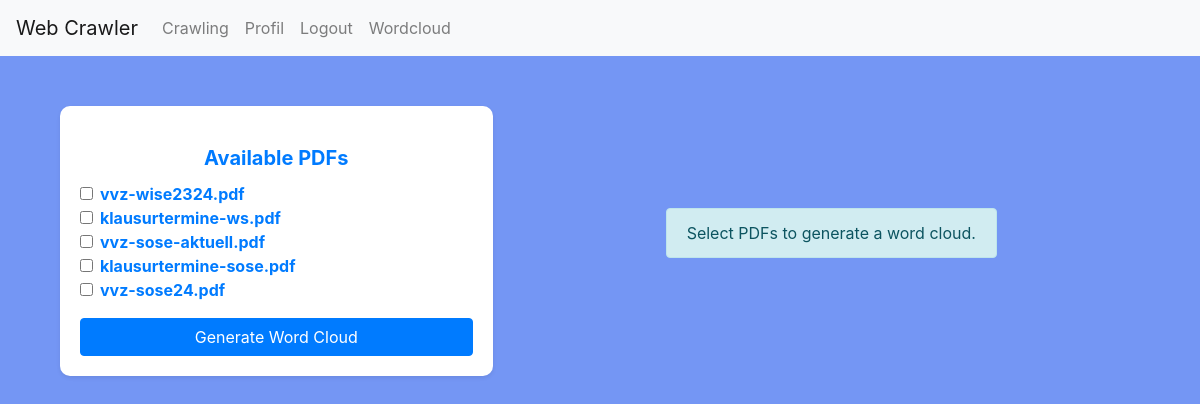
The app's page /wordcloud (signed in), older data.
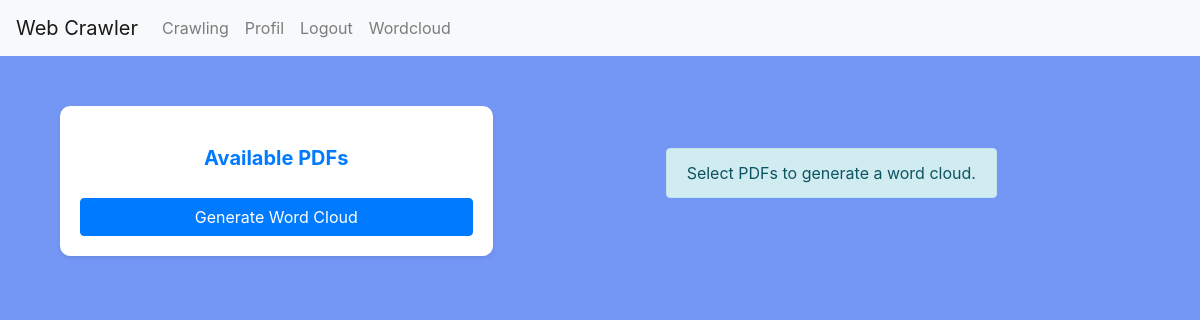
The same page, newer data.
### app/models.py (models this page shows, shortened)
class CrawlData(db.Model):
    id = db.Column(db.Integer, primary_key=True)
    user_id = db.Column(db.Integer, db.ForeignKey('user.id'), nullable=False)
    url = db.Column(db.String(512), nullable=False)
    crawl_date = db.Column(db.DateTime, default=datetime.utcnow)
    pdf_links = db.Column(db.Text)  # Stores PDF links as comma-separated strings
    pdf_paths = db.Column(db.Text)  # Add this line to store the paths to PDF files
    word_stats = db.Column(db.Text)

### app/routes.py (the view, shortened to what this page needs)
@app.route('/wordcloud', methods=['GET', 'POST'])
@login_required
def wordcloud():
    crawl_records = CrawlData.query.filter_by(user_id=current_user.id).order_by(CrawlData.crawl_date.desc()).all()
    for record in crawl_records:
        word_stats_list = []
        for stat in record.word_stats.split(';'):
            if '|' in stat:
                pdf_url, word_counts = stat.split('|', 1)
                word_count_pairs = word_counts.split(',')
                word_counts_dict = {}
                for word_count in word_count_pairs:
                    parts = word_count.split(':')
                    if len(parts) == 2:
                        word, count = parts
                        try:
                            word_counts_dict[word] = int(count)
                        except ValueError:
                            continue
                max_word, max_count = None, 0
                for word, count in word_counts_dict.items():
                    if count > max_count:
                        max_word, max_count = word, count
                word_stats_list.append({
                    'pdf_url': pdf_url,
                    'pdf_name': pdf_url.split('/')[-1],
                    'word_counts': word_counts_dict,
                    'max_word': max_word,
                    'max_count': max_count
                })
        record.parsed_word_stats = word_stats_list
    selected_pdfs = []
    start_date = None
    end_date = None
    combined_text = ""
    alert_message = ""
    return render_template('wordcloud.html', crawl_records=crawl_records, wordcloud_image=None, selected_pdfs=selected_pdfs, start_date=start_date, end_date=end_date, alert_message=alert_message)

### app/routes.py (called while the page is built)
@login_manager.user_loader
def load_user(user_id):
    return User.query.get(int(user_id))

### app/templates/wordcloud.html (shortened to what this page needs)
{% extends "layout.html" %}
{% block content %}
<link rel="stylesheet" type="text/css" href="{{ url_for('static', filename='css/wordcloud.css') }}">
<div class="container mt-5">
    <div class="row">
        <div class="col-md-5">
            <div class="card shadow-sm">
                <div class="card-body">
                    <h3 class="card-title text-center">Available PDFs</h3>
                    <form method="POST" action="{{ url_for('wordcloud') }}">
                        <div class="form-group">
                            <div class="pdf-list" style="max-height: 600px; overflow-y: auto;">
                                {% for record in crawl_records %}
                                    {% for pdf in record.parsed_word_stats %}
                                        <div class="form-check">
                                            <input class="form-check-input" type="checkbox" name="pdfs" value="{{ pdf.pdf_name }}" id="{{ pdf.pdf_name }}" {% if pdf.pdf_name in selected_pdfs %}checked{% endif %}>
                                            <label class="form-check-label" for="{{ pdf.pdf_name }}" style="word-break: break-all;">
                                                <a href="{{ pdf.pdf_url }}" target="_blank">{{ pdf.pdf_name }}</a>
                                            </label>
                                        </div>
                                    {% endfor %}
                                {% endfor %}
                            </div>
                        </div>
                        <div class="text-center">
                            <button type="submit" class="btn btn-primary btn-block">Generate Word Cloud</button>
                        </div>
                    </form>
                </div>
            </div>
        </div>
        <div class="col-md-7 d-flex align-items-center justify-content-center">
            {% if wordcloud_image %}
                <img src="{{ wordcloud_image }}" alt="Word Cloud" class="img-fluid shadow-lg">
            {% else %}
                <div class="alert alert-info text-center" role="alert">
                    Select PDFs to generate a word cloud.
                </div>
            {% endif %}
        </div>
    </div>
</div>
{% endblock %}

### app/templates/layout.html (shortened to what this page needs)
<!DOCTYPE html>
<html lang="de">
<head>
    <link href="https://maxcdn.bootstrapcdn.com/bootstrap/4.5.2/css/bootstrap.min.css" rel="stylesheet">
    <link href="{{ url_for('static', filename='css/styles.css') }}" rel="stylesheet">
    <link href="{{ url_for('static', filename='css/wordcloud.css') }}" rel="stylesheet">
</head>
<body>
    <nav class="navbar navbar-expand-lg navbar-light bg-light">
        <a class="navbar-brand" href="{{ url_for('home') }}">Web Crawler</a>
        <div class="collapse navbar-collapse" id="navbarNav">
            <ul class="navbar-nav">
                {% if current_user.is_authenticated %}
                    <li class="nav-item">
                        <a class="nav-link" href="{{ url_for('crawl_page') }}">Crawling</a>
                    </li>
                    <li class="nav-item">
                        <a class="nav-link" href="{{ url_for('profile') }}">Profil</a>
                    </li>
                    <li class="nav-item">
                        <a class="nav-link" href="{{ url_for('logout') }}">Logout</a>
                    </li>
                    <li class="nav-item">
                        <a class="nav-link" href="{{ url_for('wordcloud') }}">Wordcloud</a>
                    </li>
                {% endif %}
            </ul>
        </div>
    </nav>
    <div class="container">
        {% block content %}{% endblock %}
    </div>
</body>
</html>

### app/static/css/styles.css (style rules this page uses)
body { background-color: #7496f4; }
.card { border: none; border-radius: 10px; }
.card-body { padding: 20px; }
.card-title { font-size: 1.25rem; font-weight: bold; }
body { color: #343a40; }
.container { margin-top: 50px; }
.navbar { margin-bottom: 20px; }
.btn-primary { background-color: #007bff; border-color: #007bff; }
h1, h3 { color: #007bff; }
h3 { margin-top: 20px; }
.alert-info { background-color: #d1ecf1; color: #0c5460; border-color: #bee5eb; }

### app/static/css/wordcloud.css (style rules this page uses)
body { background-color: #7496f4; }
.card { border: none; border-radius: 10px; }
.card-body { padding: 20px; }
.card-title { font-size: 1.25rem; font-weight: bold; }
body { color: #343a40; }
.container { margin-top: 50px; }
.navbar { margin-bottom: 20px; }
.btn-primary { background-color: #007bff; border-color: #007bff; }
h1, h3 { color: #007bff; }
h3 { margin-top: 20px; }

Row changes from the older to the newer data that the page shows:
removed CrawlData: pdf_name "vvz-wise2324.pdf" "klausurtermine-ws.pdf" "vvz-sose-aktuell.pdf" "klausurtermine-sose.pdf" "vvz-sose24.pdf"
